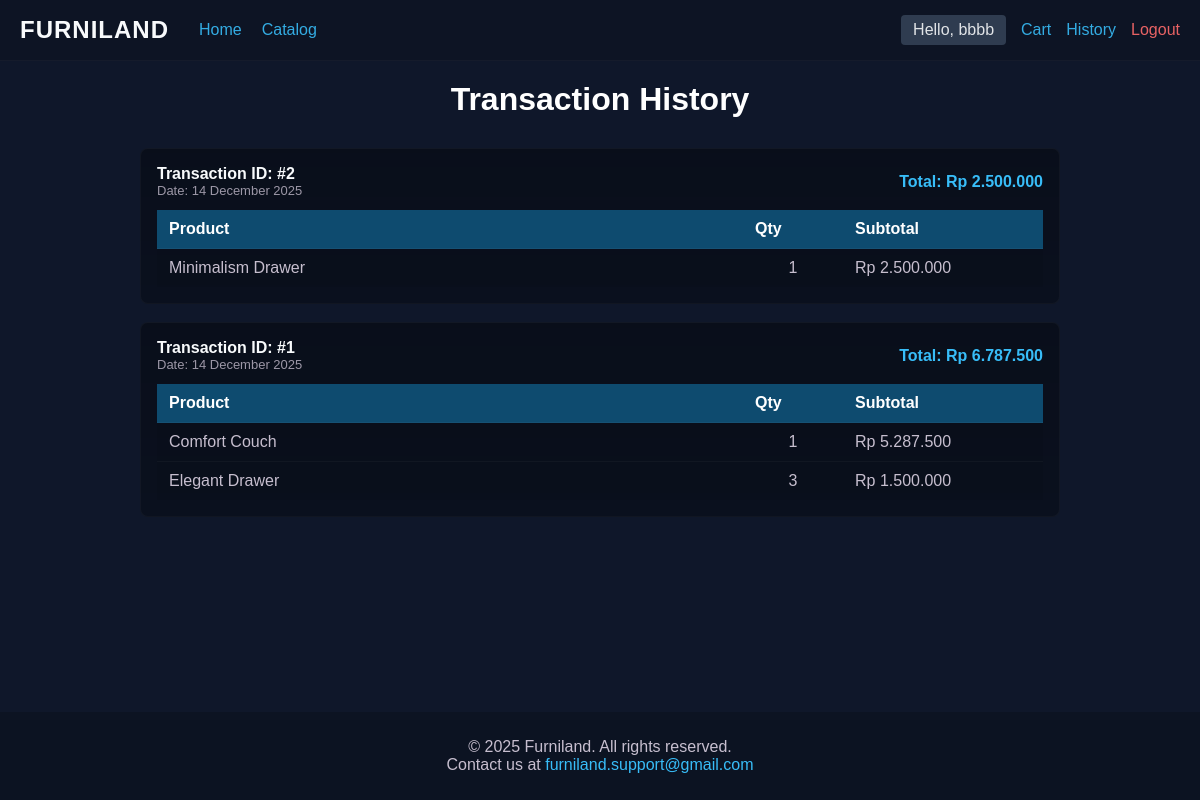
Screenshot of /history.php (signed in) with the database file from the repository.
### tables this page shows
CREATE TABLE `transactions` (
    `transactionID` int(10) NOT NULL,
    `userID` int(10) NOT NULL,
    `totalPrice` float NOT NULL,
    `transactionDate` date NOT NULL
);

CREATE TABLE `transaction_details` (
    `detailID` int(10) NOT NULL,
    `transactionID` int(10) NOT NULL,
    `productID` int(10) NOT NULL,
    `quantity` int(5) NOT NULL,
    `subtotal` int(10) NOT NULL
);

CREATE TABLE `products` (
    `productID` int(10) NOT NULL,
    `productName` varchar(30) NOT NULL,
    `description` varchar(255) NOT NULL,
    `price` float NOT NULL,
    `image` varchar(100) NOT NULL,
    `vendorID` int(10) NOT NULL
);

### validator.php (called while the page is built, shortened)
<?php
function getUserRole() {
    return $_SESSION['role'] ?? 'Guest';
}
function getUsername() {
    return $_SESSION['username'] ?? 'Guest';
}
?>

### history.php (the view, shortened to what this page needs)
<?php
require_once 'config/db.php';
require 'config/validator.php';
$query = "SELECT * FROM transactions WHERE userID = ? ORDER BY transactionDate DESC, transactionID DESC";
$stmt = $conn->prepare($query);
$stmt->bind_param("i", $_SESSION['userID']);
$stmt->execute();
$transactions = $stmt->get_result();
include 'utils/header.php';
?>
<div class="container page-container">
    <div class="page-header">
        <h1 class="page-title">Transaction History</h1>
    </div>
    <?php while ($trx = $transactions->fetch_assoc()): ?>
        <div class="history-card">
            <div class="history-header">
                <div>
                    <div class="history-id">Transaction ID: #<?= $trx['transactionID'] ?></div>
                    <div class="history-date">Date: <?= date("d F Y", strtotime($trx['transactionDate'])) ?></div>
                </div>
                <div class="history-total">
                    Total: Rp <?= number_format($trx['totalPrice'], 0, ',', '.') ?>
                </div>
            </div>
            <table class="history-items-table">
                <thead>
                    <tr>
                        <th>Product</th>
                            <th class="th-qty">Qty</th>
                            <th class="text-right th-subtotal">Subtotal</th>
                    </tr>
                </thead>
                <tbody>
                    <?php
                    $trxID = $trx['transactionID'];
                    $queryDetail = "SELECT d.*, p.productName
                                    FROM transaction_details d
                                    JOIN products p ON d.productID = p.productID
                                    WHERE d.transactionID = ?";
                    $stmtDetail = $conn->prepare($queryDetail);
                    $stmtDetail->bind_param("i", $trxID);
                    $stmtDetail->execute();
                    $details = $stmtDetail->get_result();
                    while ($item = $details->fetch_assoc()):
                    ?>
                        <tr>
                            <td><?= htmlspecialchars($item['productName']) ?></td>
                            <td style="text-align: center;"><?= $item['quantity'] ?></td>
                            <td class="text-right">
                                Rp <?= number_format($item['subtotal'], 0, ',', '.') ?>
                            </td>
                        </tr>
                    <?php endwhile; ?>
                </tbody>
            </table>
        </div>
    <?php endwhile; ?>
</div>
<?php include 'utils/footer.php'; ?>

### header.php (shortened to what this page needs)
<?php
    require_once __DIR__ . '/../config/validator.php';
    $role = getUserRole();
    $name = getUsername();
    $current_page = basename($_SERVER['PHP_SELF']);
    $base_url = "/";
?>
<!DOCTYPE html>
<html lang="en">
<head>
    <link rel="stylesheet" href="<?= $base_url ?>assets/style.css">
</head>
<body>
    <nav class="navbar">
        <div class="nav-left">
            <a href="<?= $base_url ?>" class="logo">Furniland</a>
            <div class="nav-links">
                <?php if ($role === 'Guest'): ?>
                    <a href="<?= $base_url ?>" class="<?= $current_page == 'index.php' ? 'active' : '' ?>">Home</a>
                <?php elseif ($role === 'Member'): ?>
                    <a href="<?= $base_url ?>" class="<?= $current_page == 'index.php' ? 'active' : '' ?>">Home</a>
                    <a href="<?= $base_url ?>product/catalog.php" class="<?= $current_page == 'catalog.php' ? 'active' : '' ?>">Catalog</a>
                <?php elseif ($role === 'Admin'): ?>
                    <a href="<?= $base_url ?>admin/dashboard.php" class="<?= $current_page == 'dashboard.php' ? 'active' : '' ?>">Dashboard</a>
                <?php endif; ?>
            </div>
        </div>
        <div class="nav-right nav-links">
            <?php if ($role === 'Guest'): ?>
                <a href="<?= $base_url ?>login.php">Login</a>
            <?php elseif ($role === 'Member'): ?>
                <a href="<?= $base_url ?>profile.php" class="user-badge">Hello, <?= htmlspecialchars($name) ?></a>
                <a href="<?= $base_url ?>cart.php" class="<?= $current_page == 'cart.php' ? 'active' : '' ?>">Cart</a>
                <a href="<?= $base_url ?>history.php" class="<?= $current_page == 'history.php' ? 'active' : '' ?>">History</a>
                <a href="<?= $base_url ?>logout.php" class="btn-logout">Logout</a>
            <?php elseif ($role === 'Admin'): ?>
                <a href="<?= $base_url ?>profile.php" class="user-badge">Hello, <?= htmlspecialchars($name) ?></a>
                <a href="<?= $base_url ?>logout.php" class="btn-logout">Logout</a>
            <?php endif; ?>
        </div>
    </nav>

### footer.php (shortened to what this page needs)
</div> <footer class="site-footer">
    <p>&copy; 2025 Furniland. All rights reserved.</p>
    <p>Contact us at <a href="mailto:furniland.support@gmail.com">furniland.support@gmail.com</a></p>
</footer>
</body>
</html>

### style.css (style rules this page uses)
:root { --bg-primary: #0f172a; --bg-secondary: #1e293b; --bg-input: #020617; --text-primary: #f8fafc; --text-secondary: #94a3b8; --link-primary: #38bdf8; --link-secondary: #0ea5e9; --border-color: #334155; }
* { margin: 0; padding: 0; box-sizing: border-box; font-family: Verdana, Geneva, Tahoma, sans-serif; }
body { background-color: var(--bg-primary); color: var(--text-primary); min-height: 100vh; display: flex; flex-direction: column; }
a { text-decoration: none; color: var(--link-primary); transition: 0.3s; }
.container { max-width: 1200px; margin: 0 auto; padding: 20px; width: 100%; }
.navbar { background-color: rgba(0,0,0,0.14); padding: 15px 20px; border-bottom: 1px solid rgba(255,255,255,0.03); display: flex; justify-content: space-between; align-items: center; position: sticky; top: 0; z-index: 1000; }
.nav-left { display: flex; align-items: center; gap: 30px; }
.logo { font-size: 24px; font-weight: bold; color: var(--text-primary); text-transform: uppercase; letter-spacing: 1px; }
.nav-links { display: flex; gap: 20px; }
.nav-links a { color: var(--text-primary); font-size: 16px; font-weight: 500; opacity: 0.9; }
.nav-links a { color: var(--link-primary); }
.nav-right { display: flex; align-items: center; gap: 15px; }
.user-badge { background-color: var(--border-color); color: var(--text-primary) !important; padding: 6px 12px; border-radius: 4px; font-size: 14px; }
.btn-logout { color: #ff6b6b !important; font-weight: bold; }
footer { background: rgba(0,0,0,0.18); padding: 26px 0; color: rgba(220,209,226,0.9); text-align: center; }
footer.site-footer { margin-top: auto; width: 100%; }
.page-header { text-align: center; margin-bottom: 30px; }
.page-title { color: white; margin-bottom: 5px; }
.th-qty { width: 100px; text-align: center; }
.th-subtotal { width: 200px; }
.history-card { max-width: 920px; margin: 18px auto; background: linear-gradient(180deg, rgba(0,0,0,0.36), rgba(0,0,0,0.28)); border-radius: 8px; padding: 16px; border: 1px solid rgba(255,255,255,0.03); }
.history-header { display: flex; justify-content: space-between; align-items: center; gap: 12px; margin-bottom: 12px; }
.history-id { font-weight: 700; color: var(--text-primary); }
.history-date { font-size: 13px; color: rgba(220,209,226,0.7); }
.history-total { color: var(--link-primary); font-weight: 800; }
.history-items-table { width: 100%; border-collapse: collapse; }
.history-items-table thead tr th { background: #0e4b6f; color: white; padding: 10px 12px; font-weight: 700; text-align: left; }
.history-items-table tbody tr td { padding: 10px 12px; border-top: 1px solid rgba(255,255,255,0.03); color: rgba(220,209,226,0.9); }
.history-items-table tbody tr { background: rgba(0,0,0,0.06); }

### rows the page displays
transactions: transactionID "2", transactionDate "14 December 2025", totalPrice "2.500.000"
transaction_details: productID.productName "Minimalism Drawer", quantity "1", subtotal "2.500.000"
transactions: transactionID "1", transactionDate "14 December 2025", totalPrice "6.787.500"
transaction_details: productID.productName "Comfort Couch", quantity "1", subtotal "5.287.500"
transaction_details: productID.productName "Elegant Drawer", quantity "3", subtotal "1.500.000"

### other values shown
$name "bbbb"
